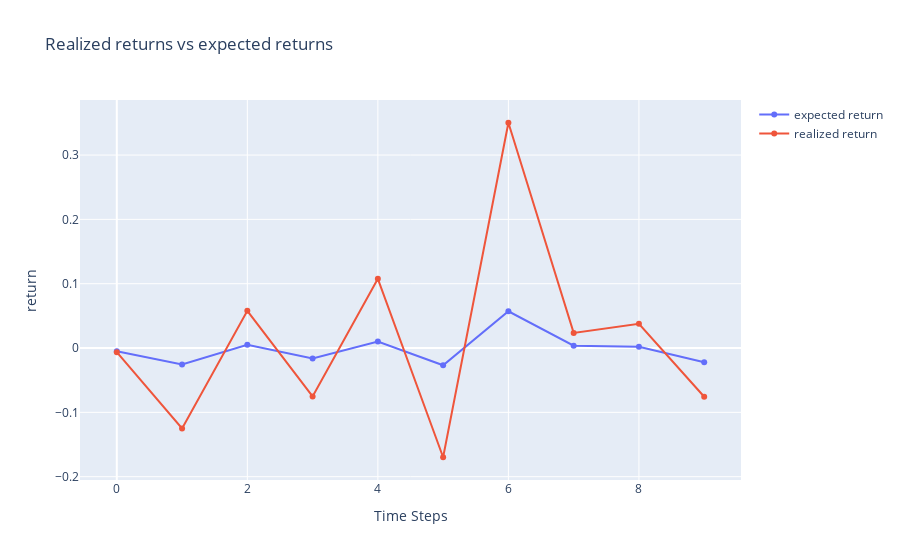

Notebook cell for this chart:
### Code cell
import plotly.express as px 
import plotly.graph_objects as go 



fig = go.Figure()
fig.add_trace(go.Scatter(y = expected_risky_returns.T[0],
                         name = 'expected return'))
fig.add_trace(go.Scatter(y = risky_asset_returns.T[0],
                         name = 'realized return'))

fig.update_layout(title='Realized returns vs expected returns',
                   xaxis_title='Time Steps',
                   yaxis_title='return')

fig.show()

### Figure 1 — Plotly figure (JSON) as saved in the notebook; plotly's stock layout.template omitted (floating-point values rounded to 4 significant figures)
{"data": [{"name": "expected return", "type": "scatter", "y": [-0.004979, -0.02542, 0.004957, -0.01638, 0.01006, -0.02677, 0.0571, 0.003545, 0.001997, -0.02213]}, {"name": "realized return", "type": "scatter", "y": [-0.006499, -0.125, 0.05789, -0.07522, 0.1075, -0.1698, 0.3502, 0.02348, 0.03779, -0.0758]}], "layout": {"title": {"text": "Realized returns vs expected returns"}, "xaxis": {"title": {"text": "Time Steps"}}, "yaxis": {"title": {"text": "return"}}}}
